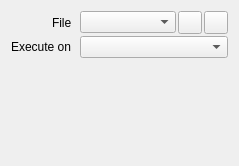
<?xml version="1.0" encoding="UTF-8"?>
<ui version="4.0">
 <class>ScriptProperties</class>
 <widget class="QWidget" name="ScriptProperties">
  <property name="geometry">
   <rect>
    <x>0</x>
    <y>0</y>
    <width>239</width>
    <height>166</height>
   </rect>
  </property>
  <layout class="QVBoxLayout">
   <item>
    <layout class="QFormLayout" name="formLayout">
     <property name="labelAlignment">
      <set>Qt::AlignRight|Qt::AlignTrailing|Qt::AlignVCenter</set>
     </property>
     <property name="horizontalSpacing">
      <number>8</number>
     </property>
     <property name="verticalSpacing">
      <number>2</number>
     </property>
     <property name="leftMargin">
      <number>0</number>
     </property>
     <property name="topMargin">
      <number>0</number>
     </property>
     <property name="rightMargin">
      <number>0</number>
     </property>
     <property name="bottomMargin">
      <number>0</number>
     </property>
     <item row="0" column="0">
      <widget class="QLabel" name="labelFile">
       <property name="text">
        <string>File</string>
       </property>
      </widget>
     </item>
     <item row="0" column="1">
      <widget class="QWidget" name="widgetFile" native="true">
       <layout class="QHBoxLayout" name="horizontalLayout_6">
        <property name="spacing">
         <number>2</number>
        </property>
        <property name="leftMargin">
         <number>0</number>
        </property>
        <property name="topMargin">
         <number>0</number>
        </property>
        <property name="rightMargin">
         <number>0</number>
        </property>
        <property name="bottomMargin">
         <number>0</number>
        </property>
        <item>
         <widget class="ReferenceComboBox" name="file"/>
        </item>
        <item>
         <widget class="QToolButton" name="fileNew">
          <property name="toolTip">
           <string>Save As</string>
          </property>
          <property name="icon">
           <iconset theme="document-save-as"/>
          </property>
          <property name="iconSize">
           <size>
            <width>16</width>
            <height>16</height>
           </size>
          </property>
         </widget>
        </item>
        <item>
         <widget class="QToolButton" name="fileBrowse">
          <property name="toolTip">
           <string>Open</string>
          </property>
          <property name="icon">
           <iconset theme="document-open"/>
          </property>
          <property name="iconSize">
           <size>
            <width>16</width>
            <height>16</height>
           </size>
          </property>
         </widget>
        </item>
       </layout>
      </widget>
     </item>
     <item row="1" column="0">
      <widget class="QLabel" name="labelExecuteOn">
       <property name="text">
        <string>Execute on</string>
       </property>
      </widget>
     </item>
     <item row="1" column="1">
      <widget class="DataComboBox" name="executeOn"/>
     </item>
    </layout>
   </item>
  </layout>
 </widget>
 <customwidgets>
  <customwidget>
   <class>DataComboBox</class>
   <extends>QComboBox</extends>
   <header>widgets//DataComboBox.h</header>
  </customwidget>
  <customwidget>
   <class>ReferenceComboBox</class>
   <extends>QComboBox</extends>
   <header>widgets//ReferenceComboBox.h</header>
  </customwidget>
 </customwidgets>
 <resources/>
 <connections/>
</ui>
